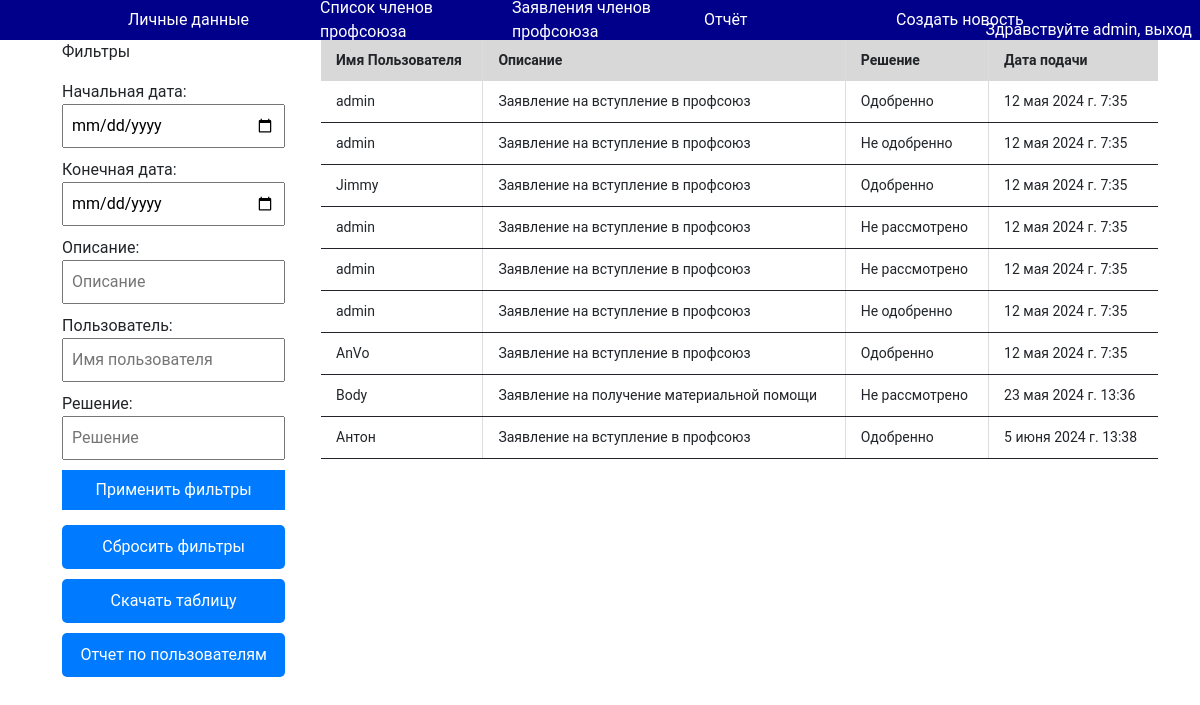
The page /accaunt/report/order/ (signed in) on the database as committed earlier.
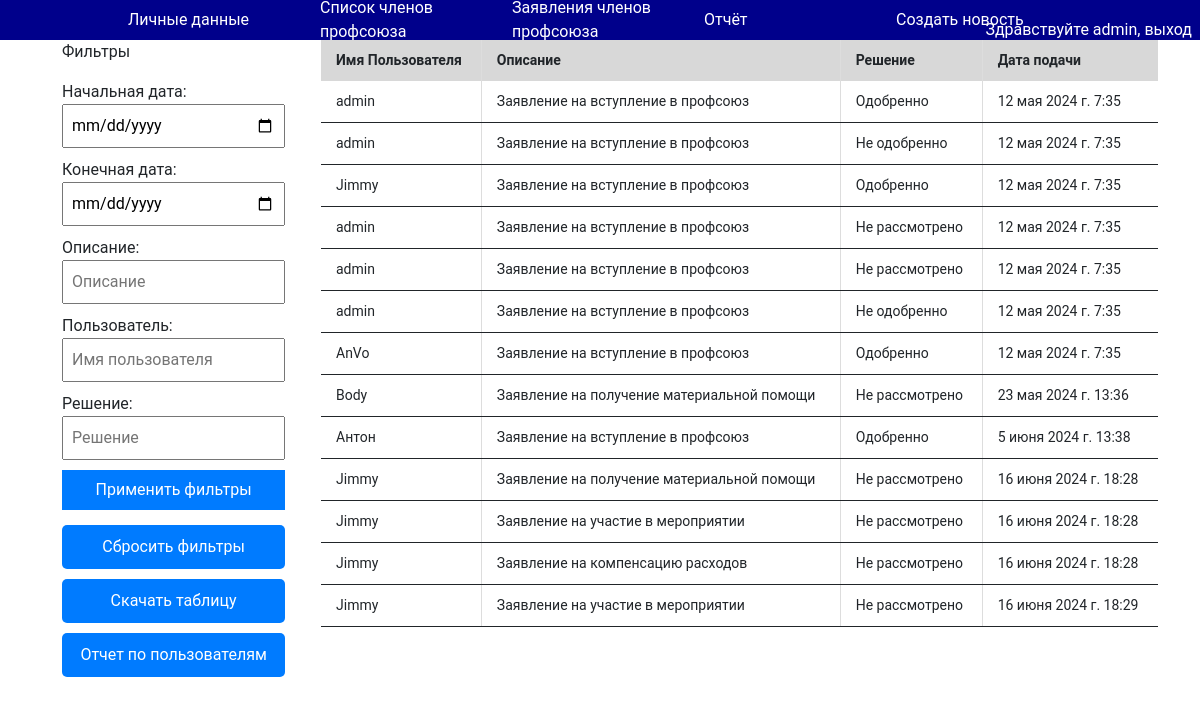
The same page on the database as committed later.
### myauth/models.py (models this page shows, shortened)
class Appends(models.Model):
    user = models.ForeignKey(User, on_delete=models.CASCADE)
    description = models.ForeignKey(Description,null=True, on_delete=models.CASCADE)
    file = models.FileField(null=True ,upload_to='appends/receipts/')
    decision = models.ForeignKey(Decision,null=True, on_delete=models.CASCADE)
    commentary = models.TextField(null=True, max_length=1000)
    created_at = models.DateTimeField(auto_now_add=True)

class Description(models.Model):
    text = models.CharField(max_length=100)

class Decision(models.Model):
    text = models.CharField(max_length=100)

### myauth/views.py (the view, shortened to what this page needs)
# urls.py: path("report/order/", ReportofAppends.as_view(), name="report_appends"),
class ReportofAppends(UserPassesTestMixin, ListView):
    def test_func(self):
        if self.request.user.is_staff:
            return True
    template_name = "myauth/order_report_list.html"
    context_object_name = "appends"
    queryset = Appends.objects.all()
    def get_queryset(self):
        queryset = Appends.objects.all()
        start_date = self.request.GET.get('start_date')
        end_date = self.request.GET.get('end_date')
        description = self.request.GET.get('description')
        username = self.request.GET.get('username')
        decision = self.request.GET.get('decision')
        if start_date:
            queryset = queryset.filter(
                created_at__gte=start_date)
        if end_date:
            queryset = queryset.filter(
                created_at__lte=end_date)
        if description:
            queryset = queryset.filter(description__text__icontains=description)
        if decision:
            queryset = queryset.filter(decision__text__icontains=decision)
        if username:
            queryset = queryset.filter(Q(user__username__icontains=username))
        return queryset
    def get(self, request, *args, **kwargs):
        return super().get(request, *args, **kwargs)
    def get_context_data(self, **kwargs):
        context = super().get_context_data(**kwargs)
        if 'start_date' in self.request.GET:
            context['start_date'] = self.request.GET['start_date']
        if 'end_date' in self.request.GET:
            context['end_date'] = self.request.GET['end_date']
        if 'group' in self.request.GET:
            context['group'] = self.request.GET['group']
        return context

### appearance/forms.py
class UserLoginForm(AuthenticationForm):
    username = forms.CharField(label='Имя пользователя', widget=forms.TextInput)
    password = forms.CharField(label='Пароль', widget=forms.PasswordInput)

### appearance/context_processors.py (called while the page is built)
def login_form(request):
    return {'login_form': UserLoginForm()}

### myauth/templates/myauth/order_report_list.html (shortened to what this page needs)
{% extends 'myauth/base.html' %}
{% block body %}
<div class="container">
    <div class="filters">
        <p>Фильтры</p>
        <form method="get">
            <label for="start_date">Начальная дата:</label>
            <input type="date" id="start_date" name="start_date">
            <label for="end_date">Конечная дата:</label>
            <input type="date" id="end_date" name="end_date">
            <label for="description">Описание:</label>
            <input type="text" id="description" name="description" placeholder="Описание">
            <label for="username">Пользователь:</label>
            <input type="text" id="username" name="username" placeholder="Имя пользователя">
            <label for="decision">Решение:</label>
            <input type="text" id="decision" name="decision" placeholder="Решение">
            <button type="submit">Применить фильтры</button>
            <a href="?" class="link-button">Сбросить фильтры</a>
            <a href="{% url 'myauth:download_table' %}?{{ request.GET.urlencode }}" class="link-button">Скачать таблицу</a>
            <a href="{% url 'myauth:report_users' %}" class="link-button">Отчет по пользователям</a>
        </form>
    </div>
    <div class="table-container">
        <table class="table">
            <thead>
                <tr>
                    <th>Имя Пользователя</th>
                    <th>Описание</th>
                    <th>Решение</th>
                    <th>Дата подачи</th>
                </tr>
            </thead>
            {% for append in appends %}
            <tbody>
                <tr>
                    <td>{{ append.user.username }}</td>
                    <td>{{ append.description.text }}</td>
                    <td>{{ append.decision.text }}</td>
                    <td>{{ append.created_at }}</td>
                </tr>
            </tbody>
            {% empty %}
            <tr>
                <td colspan="4">Нет данных для отображения</td>
            </tr>
            {% endfor %}
        </table>
    </div>
</div>
{% endblock %}

Rows that differ between the two databases and show on the page:
added Appends: user.username "Jimmy", description.text "Заявление на получение материальной помощи", decision.text "Не рассмотрено", created_at "16 июня 2024 г. 18:28"
added Appends: user.username "Jimmy", description.text "Заявление на участие в мероприятии", decision.text "Не рассмотрено", created_at "16 июня 2024 г. 18:28"
added Appends: user.username "Jimmy", description.text "Заявление на компенсацию расходов", decision.text "Не рассмотрено", created_at "16 июня 2024 г. 18:28"
added Appends: user.username "Jimmy", description.text "Заявление на участие в мероприятии", decision.text "Не рассмотрено", created_at "16 июня 2024 г. 18:29"
